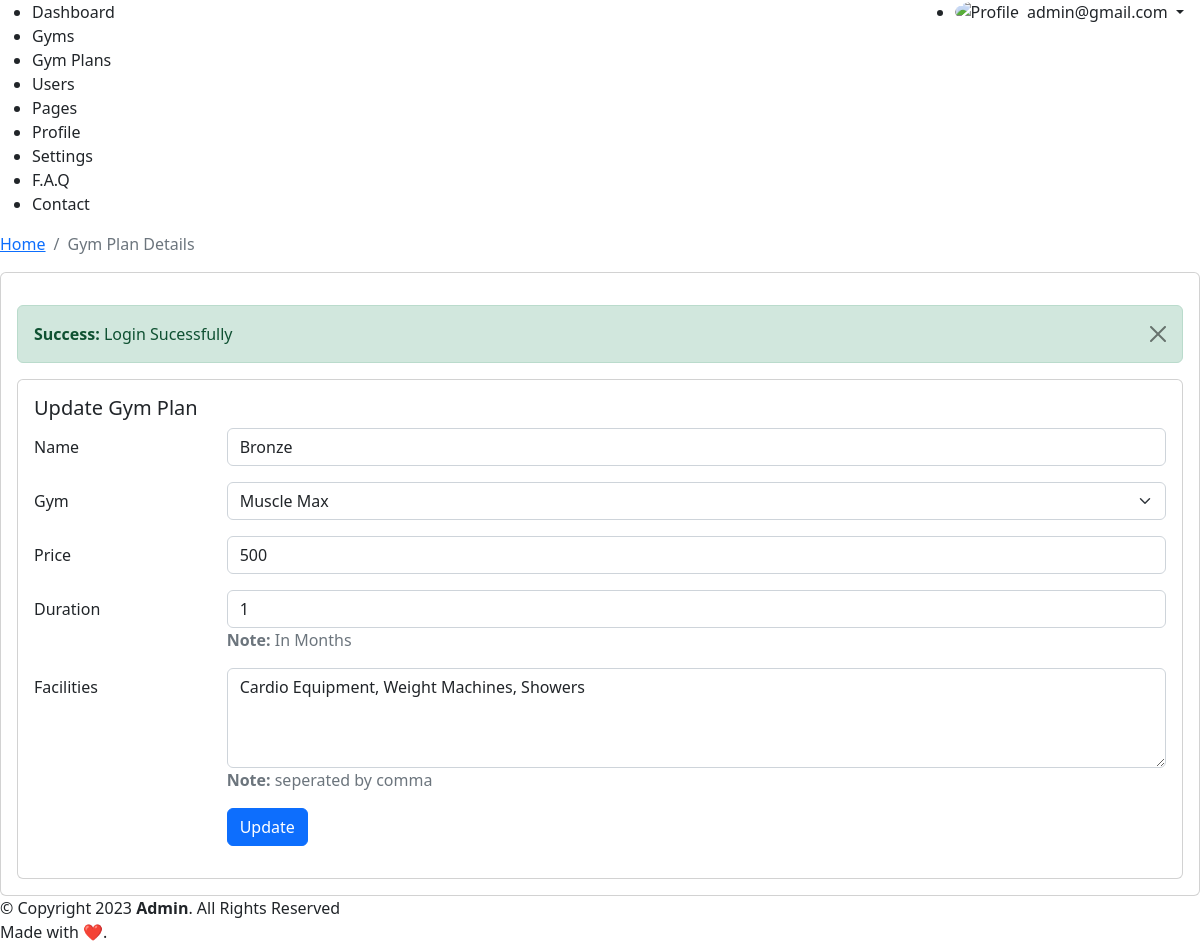
Screenshot of /admin/gymPlanDetails.php?plan_id=1 (signed in) with the database file from the repository.
### tables this page shows
CREATE TABLE `tbl_gym_plans` (
  `id` int(11) NOT NULL,
  `name` varchar(255) NOT NULL,
  `price` float NOT NULL,
  `gym_id` int(11) NOT NULL,
  `duration` int(11) NOT NULL,
  `facilities` varchar(255) NOT NULL
);

### admin/gymPlanDetails.php (the view, shortened to what this page needs)
<?php require_once (dirname(__DIR__)) . "/config/conn.php"; ?>
<?php
$helper->IsAccessibleByAdmin();
if(isset($_GET['plan_id']) && !empty($_GET['plan_id'])){
    $plan_id = $_GET['plan_id'];
    $sqlGymPlanChk = "SELECT a.* FROM tbl_gym_plans a WHERE a.id = $plan_id";
    $resultGymPlanChk = $conn -> query($sqlGymPlanChk);
    $rowGymPlan = $resultGymPlanChk -> fetch_assoc();
} else {
    $helper->Redirect(ADMIN_URL . "gyms.php");
}
$sqlGymChk = "SELECT a.* FROM tbl_gyms a";
$resultGym = $conn -> query($sqlGymChk);
$gyms = $resultGym -> fetch_all(MYSQLI_ASSOC);
?>
<?php
require_once __DIR__ . "/include/layout-start.php";
?>
<section class="section">
    <div class="card">
        <div class="card-body">
            <h5 class="card-title">Update Gym Plan</h5>
            <form method="post">
                <div class="row mb-3">
                    <label for="inputText" class="col-sm-2 col-form-label">Name</label>
                    <div class="col-sm-10">
                        <input type="text" name="name" class="form-control" value="<?=$rowGymPlan['name']?>" required>
                    </div>
                </div>
                <div class="row mb-3">
                    <label for="inputPassword" class="col-sm-2 col-form-label">Gym</label>
                    <div class="col-sm-10">
                        <select class="form-select" name="gym" aria-label="Default select example" required>
                            <?php foreach($gyms as $key => $value) { ?>
                            <option value="<?=$value['id']?>" <?=$rowGymPlan['gym_id'] == $value['id'] ? 'Selected' : ''?>>
                                <?=$value['name']?>
                            </option>
                            <?php } ?>
                        </select>
                    </div>
                </div>
                <div class="row mb-3">
                    <label for="inputPassword" class="col-sm-2 col-form-label">Price</label>
                    <div class="col-sm-10">
                        <input type="number" min="0" class="form-control" name="price" value="<?=$rowGymPlan['price']?>">
                    </div>
                </div>
                <div class="row mb-3">
                    <label for="inputPassword" class="col-sm-2 col-form-label">Duration</label>
                    <div class="col-sm-10">
                        <input type="number" min="1" class="form-control" name="duration" value="<?=$rowGymPlan['duration']?>">
                        <span class="text-muted"><strong>Note:</strong> In Months</span>
                    </div>
                </div>
                <div class="row mb-3">
                    <label for="inputPassword" class="col-sm-2 col-form-label">Facilities</label>
                    <div class="col-sm-10">
                        <textarea class="form-control" name="facilities" style="height: 100px" required><?=$rowGymPlan['facilities']?></textarea>
                        <span class="text-muted"><strong>Note:</strong> seperated by comma</span>
                    </div>
                </div>
                <div class="row mb-3">
                    <label class="col-sm-2 col-form-label"></label>
                    <div class="col-sm-10">
                        <button type="submit" name="update" class="btn btn-primary">Update</button>
                    </div>
                </div>
            </form>
        </div>
    </div>
</section>
<?php require_once __DIR__ . "/include/layout-end.php"; ?>

### rows the page displays
tbl_gym_plans: name "Bronze", price "500", duration "1", facilities "Cardio Equipment, Weight Machines, Showers"

### other values shown
$_SESSION['email'] "admin@gmail.com"
$title "Gym Plan Details"
$_SESSION['sucmsg'] "Login Sucessfully"
form field gym "Muscle Max"
